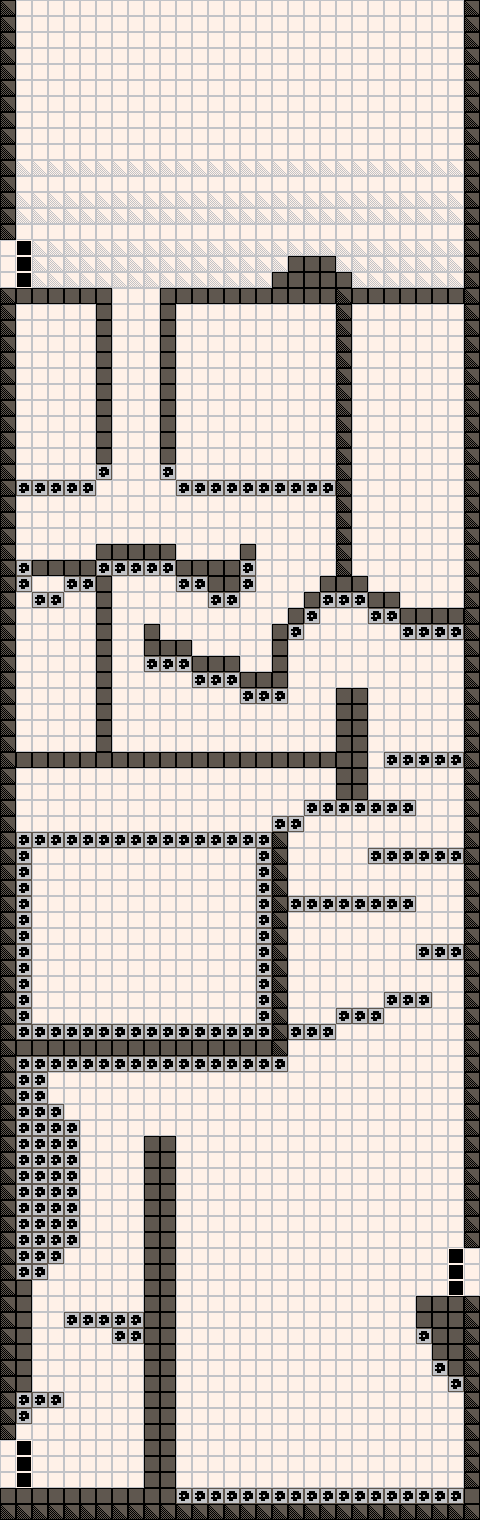

This is a level from a 2D game, rendered from its Tiled map with the project's own tilesets. A one-line summary and the map file follow, with tile-layer data summarised:
An orthogonal 60x190 tile map with 8x8 px tiles, 1 tile layer (Tile Layer 1) and 12 objects (4x map_link, 3x spawn_point, 2x gem, cam_area, spawn_checkpoint, ...).

<map version="1.2" tiledversion="1.3.1" orientation="orthogonal" renderorder="right-down" compressionlevel="0" width="60" height="190" tilewidth="8" tileheight="8" infinite="0" nextlayerid="6" nextobjectid="19">
 <properties>
  <property name="level_id" type="int" value="6" />
 </properties>
 <tileset firstgid="1" source="platformer_sheet_1.tsx" />
 <layer id="5" name="Tile Layer 1" width="60" height="190">
  <data>[11400 cells, 11400 non-empty, 24 distinct tile ids]</data>
 </layer>
 <objectgroup id="2" name="Object Layer 1">
  <object id="1" name="bottom_left" type="spawn_point" x="16" y="1464" width="32" height="24">
   <properties>
    <property name="type" value="side" />
   </properties>
  </object>
  <object id="2" name="camera" type="cam_area" x="16" y="160" width="448" height="1344">
   <properties>
    <property name="pull_threshold_offset_y" type="int" value="72" />
   </properties>
  </object>
  <object id="5" name="checkpoint" type="spawn_checkpoint" x="80" y="1424" width="32" height="32" />
  <object id="9" name="platform" type="spawn_platform" x="16" y="1488" width="448" height="16">
   <properties>
    <property name="dist_x" type="int" value="0" />
    <property name="dist_y" type="int" value="-150" />
    <property name="movement_style" value="linear" />
    <property name="one_way" type="bool" value="true" />
    <property name="start_delay" type="int" value="120" />
   </properties>
  </object>
  <object id="11" name="link" type="map_link" x="0" y="1440" width="16" height="48">
   <properties>
    <property name="dest_map_path" value="Content/raw/map_ss_india_02.tmx" />
    <property name="dest_spawn_name" value="bottom_right" />
   </properties>
  </object>
  <object id="12" name="bottom_right" type="spawn_point" x="432" y="1272" width="32" height="24">
   <properties>
    <property name="type" value="side" />
   </properties>
  </object>
  <object id="13" name="link" type="map_link" x="464" y="1248" width="16" height="48">
   <properties>
    <property name="dest_map_path" value="Content/raw/map_ss_india_04.tmx" />
    <property name="dest_spawn_name" value="top_left" />
   </properties>
  </object>
  <object id="14" name="gem" type="gem" x="304" y="224" width="16" height="16">
   <properties>
    <property name="ID" type="int" value="14" />
   </properties>
  </object>
  <object id="15" name="gem" type="gem" x="352" y="864" width="16" height="16">
   <properties>
    <property name="ID" type="int" value="13" />
   </properties>
  </object>
  <object id="16" name="top_left" type="spawn_point" x="16" y="264" width="32" height="24">
   <properties>
    <property name="type" value="side" />
   </properties>
  </object>
  <object id="17" name="link" type="map_link" x="0" y="240" width="16" height="48">
   <properties>
    <property name="dest_map_path" value="Content/raw/map_ss_india_05.tmx" />
    <property name="dest_spawn_name" value="bottom_right" />
   </properties>
  </object>
  <object id="18" name="link" type="map_link" x="0" y="240" width="16" height="48">
   <properties>
    <property name="dest_map_path" value="Content/raw/map_ss_india_05.tmx" />
    <property name="dest_spawn_name" value="bottom_right" />
   </properties>
  </object>
 </objectgroup>
</map>
